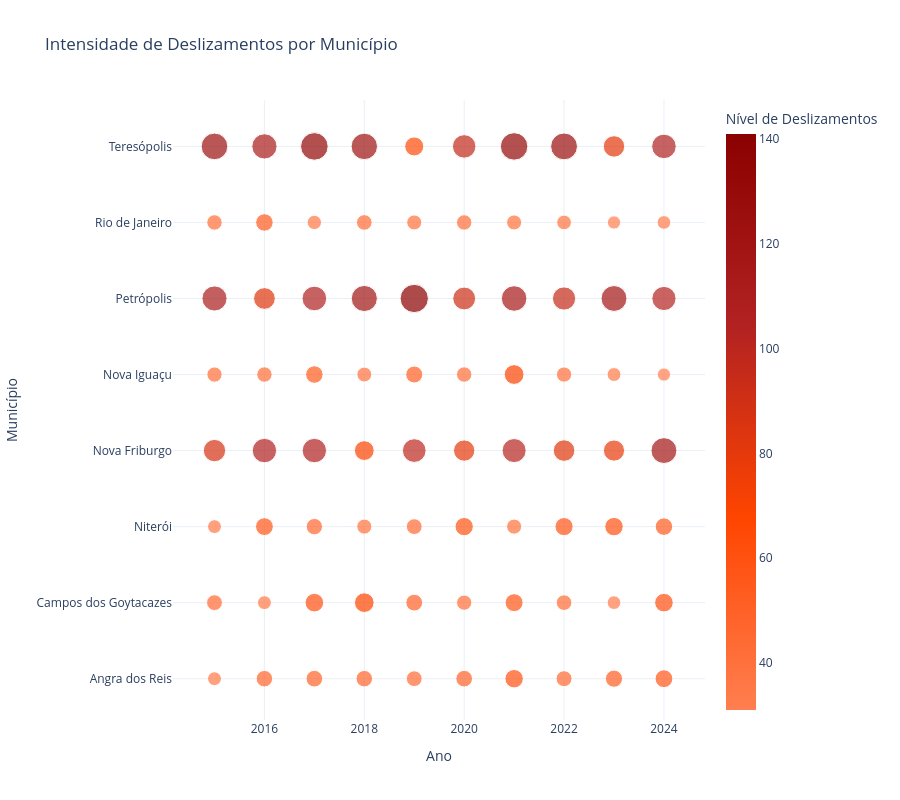

The cell this chart's notebook holds for it:
### Markdown cell above
## Intensidade de Deslizamentos por Município ao Longo dos Anos

Este gráfico apresenta a distribuição dos deslizamentos registrados em cada município ao longo do período analisado.

O tamanho e a intensidade das marcações representam a quantidade total de ocorrências observadas.

A visualização permite identificar municípios com maior recorrência de eventos e analisar sua evolução temporal.

### Code cell
escala_coral_vermelho = ['#FF7F50', '#FF4500', '#B22222', '#8B0000']
df_anual = df.groupby(['ano', 'municipio'])[['ocorrencias_deslizamento']].sum().reset_index()
# 2. Criar o gráfico com a escala personalizada
fig = px.scatter(
    df_anual, 
    x='ano', 
    y='municipio', 
    size='ocorrencias_deslizamento',       
    color='ocorrencias_deslizamento',      
    color_continuous_scale=escala_coral_vermelho, # Aplica a paleta definida
    title="Intensidade de Deslizamentos por Município",
    labels={'ocorrencias_deslizamento': 'Total de Deslizamentos', 'ano': 'Ano', 'municipio': 'Município'}
)

# 3. Ajustes finos para a apresentação
fig.update_layout(
    template="plotly_white",
    height=800,
    coloraxis_colorbar=dict(title="Nível de Deslizamentos")
)

### Figure 1 — Plotly figure (JSON) as saved in the notebook; plotly's stock layout.template omitted (floating-point values rounded to 4 significant figures)
{"data": [{"hovertemplate": "Ano=%{x}<br>Município=%{y}<br>Total de Deslizamentos=%{marker.color}<extra></extra>", "legendgroup": "", "marker": {"color": [34, 44, 34, 88, 41, 111, 42, 125, 48, 34, 56, 105, 42, 83, 54, 112, 49, 61, 47, 105, 54, 107, 36, 134, 48, 68, 40, 69, 39, 120, 43, 123, 44, 50, 44, 99, 51, 141, 40, 64, 49, 41, 59, 80, 42, 92, 42, 97, 60, 57, 40, 102, 69, 115, 40, 133, 45, 43, 58, 82, 41, 95, 38, 127, 52, 33, 60, 79, 34, 118, 31, 81, 56, 61, 54, 118, 31, 103, 33, 106], "coloraxis": "coloraxis", "size": [34, 44, 34, 88, 41, 111, 42, 125, 48, 34, 56, 105, 42, 83, 54, 112, 49, 61, 47, 105, 54, 107, 36, 134, 48, 68, 40, 69, 39, 120, 43, 123, 44, 50, 44, 99, 51, 141, 40, 64, 49, 41, 59, 80, 42, 92, 42, 97, 60, 57, 40, 102, 69, 115, 40, 133, 45, 43, 58, 82, 41, 95, 38, 127, 52, 33, 60, 79, 34, 118, 31, 81, 56, 61, 54, 118, 31, 103, 33, 106], "sizemode": "area", "sizeref": 0.3525, "symbol": "circle"}, "mode": "markers", "name": "", "orientation": "h", "showlegend": false, "type": "scatter", "x": [2015, 2015, 2015, 2015, 2015, 2015, 2015, 2015, 2016, 2016, 2016, 2016, 2016, 2016, 2016, 2016, 2017, 2017, 2017, 2017, 2017, 2017, 2017, 2017, 2018, 2018, 2018, 2018, 2018, 2018, 2018, 2018, 2019, 2019, 2019, 2019, 2019, 2019, 2019, 2019, 2020, 2020, 2020, 2020, 2020, 2020, 2020, 2020, 2021, 2021, 2021, 2021, 2021, 2021, 2021, 2021, 2022, 2022, 2022, 2022, 2022, 2022, 2022, 2022, 2023, 2023, 2023, 2023, 2023, 2023, 2023, 2023, 2024, 2024, 2024, 2024, 2024, 2024, 2024, 2024], "xaxis": "x", "y": ["Angra dos Reis", "Campos dos Goytacazes", "Niterói", "Nova Friburgo", "Nova Iguaçu", "Petrópolis", "Rio de Janeiro", "Teresópolis", "Angra dos Reis", "Campos dos Goytacazes", "Niterói", "Nova Friburgo", "Nova Iguaçu", "Petrópolis", "Rio de Janeiro", "Teresópolis", "Angra dos Reis", "Campos dos Goytacazes", "Niterói", "Nova Friburgo", "Nova Iguaçu", "Petrópolis", "Rio de Janeiro", "Teresópolis", "Angra dos Reis", "Campos dos Goytacazes", "Niterói", "Nova Friburgo", "Nova Iguaçu", "Petrópolis", "Rio de Janeiro", "Teresópolis", "Angra dos Reis", "Campos dos Goytacazes", "Niterói", "Nova Friburgo", "Nova Iguaçu", "Petrópolis", "Rio de Janeiro", "Teresópolis", "Angra dos Reis", "Campos dos Goytacazes", "Niterói", "Nova Friburgo", "Nova Iguaçu", "Petrópolis", "Rio de Janeiro", "Teresópolis", "Angra dos Reis", "Campos dos Goytacazes", "Niterói", "Nova Friburgo", "Nova Iguaçu", "Petrópolis", "Rio de Janeiro", "Teresópolis", "Angra dos Reis", "Campos dos Goytacazes", "Niterói", "Nova Friburgo", "Nova Iguaçu", "Petrópolis", "Rio de Janeiro", "Teresópolis", "Angra dos Reis", "Campos dos Goytacazes", "Niterói", "Nova Friburgo", "Nova Iguaçu", "Petrópolis", "Rio de Janeiro", "Teresópolis", "Angra dos Reis", "Campos dos Goytacazes", "Niterói", "Nova Friburgo", "Nova Iguaçu", "Petrópolis", "Rio de Janeiro", "Teresópolis"], "yaxis": "y"}], "layout": {"coloraxis": {"colorbar": {"title": {"text": "Nível de Deslizamentos"}}, "colorscale": [[0, "#FF7F50"], [0.3333, "#FF4500"], [0.6667, "#B22222"], [1, "#8B0000"]]}, "height": 800, "legend": {"itemsizing": "constant", "tracegroupgap": 0}, "title": {"text": "Intensidade de Deslizamentos por Município"}, "xaxis": {"anchor": "y", "domain": [0, 1], "title": {"text": "Ano"}}, "yaxis": {"anchor": "x", "domain": [0, 1], "title": {"text": "Município"}}}}
